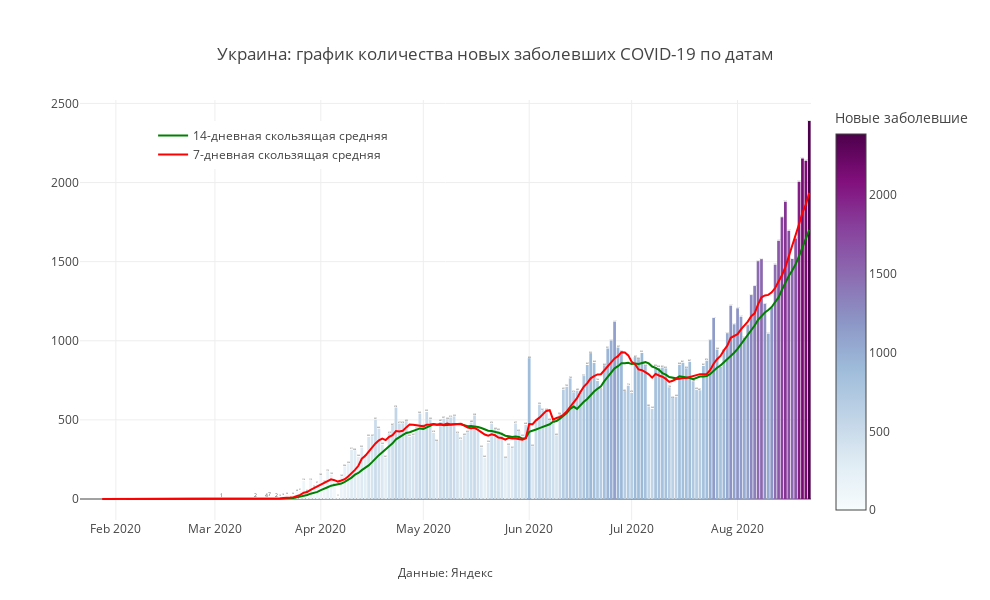

Write notebook code for a chart like this one.
### Code cell
mask = X.Country ==my_country
#mask = (X.Date>datetime.date(2020,5,1)&(X.Region.isin(regions_towatch))
#mask = (X.Date>datetime.date(2020,5,1)&(X.Region==my_region)

fig = px.bar(X[mask], x='Date', 
             y="Day_confirmed",color ='Day_confirmed',
             title=f'{my_country}: '+'график количества новых заболевших COVID-19 по датам',
              color_continuous_scale= px.colors.sequential.BuPu,text = 'Day_confirmed',
             labels = {'Day_confirmed' : "Новые заболевшие",'Remaining_ill':'Текущие больные'})
fig.add_trace(
    go.Scatter(
        name='14-дневная скользящая средняя',
        x=X[mask].Date,
        y=X[mask]['MA14_dayconfirmed'],
        mode="lines",
        
        line=go.scatter.Line(color="green"),
        showlegend=True)
)
fig.add_trace(
    go.Scatter(
        name = '7-дневная скользящая средняя',
        x=X[mask]['Date'],
        y=X[mask]['MA7_dayconfirmed'],
        mode="lines",
        
        line=go.scatter.Line(color="red"),
        showlegend=True)
)
fig.update_layout(
    annotations=[
#         dict(
#             x='2020-04-13',
#             y=1355,
#             xref="x",
#             yref="y",
#             text="Введение<br>пропускной<br>системы в Москве",
#             showarrow=True,
#             arrowhead=2,
#             ax=0,
#             ay=-60),
#         dict(
#             x='2020-06-09',
#             y=1572,
#             xref="x",
#             yref="y",
#             text="Отмена<br>пропускной<br>системы в Москве",
#             showarrow=True,
#             arrowhead=2,
#             ax=0,
#             ay=-90),
        dict(
            x=0.5,
            y=-0.15,
            showarrow=False,
            text="Данные: Яндекс",
            xref="paper",
            yref="paper"),
        
                ],
    
    
                  title_x = 0.5,
                  title_y= 0.9,
                  title_xanchor = "center",
                  title_yanchor = "bottom", 
                  legend_x = 0.10,legend_y = 0.95,
                  width = 990, height = 600,template = 'gridon',
    
    
                  xaxis_title='',yaxis_title = ' '
)


fig.show()

### Figure 1 — Plotly figure (JSON) as saved in the notebook; plotly's stock layout.template omitted (floating-point values rounded to 4 significant figures; data arrays with more than 128 entries replaced by an {"elided": "..."} marker saying what was removed)
{"data": [{"alignmentgroup": "True", "hovertemplate": "Date=%{x}<br>Новые заболевшие=%{marker.color}<extra></extra>", "legendgroup": "", "marker": {"color": {"elided": "214 int values"}, "coloraxis": "coloraxis"}, "name": "", "offsetgroup": "", "orientation": "v", "showlegend": false, "text": {"elided": "214 int values"}, "textposition": "auto", "type": "bar", "x": {"elided": "214 str values"}, "xaxis": "x", "y": {"elided": "214 int values"}, "yaxis": "y"}, {"line": {"color": "green"}, "mode": "lines", "name": "14-дневная скользящая средняя", "showlegend": true, "type": "scatter", "x": {"elided": "214 str values"}, "y": {"elided": "214 float values"}}, {"line": {"color": "red"}, "mode": "lines", "name": "7-дневная скользящая средняя", "showlegend": true, "type": "scatter", "x": {"elided": "214 str values"}, "y": {"elided": "214 float values"}}], "layout": {"annotations": [{"showarrow": false, "text": "Данные: Яндекс", "x": 0.5, "xref": "paper", "y": -0.15, "yref": "paper"}], "barmode": "relative", "coloraxis": {"colorbar": {"title": {"text": "Новые заболевшие"}}, "colorscale": [[0, "rgb(247,252,253)"], [0.125, "rgb(224,236,244)"], [0.25, "rgb(191,211,230)"], [0.375, "rgb(158,188,218)"], [0.5, "rgb(140,150,198)"], [0.625, "rgb(140,107,177)"], [0.75, "rgb(136,65,157)"], [0.875, "rgb(129,15,124)"], [1, "rgb(77,0,75)"]]}, "height": 600, "legend": {"tracegroupgap": 0, "x": 0.1, "y": 0.95}, "title": {"text": "Украина: график количества новых заболевших COVID-19 по датам", "x": 0.5, "xanchor": "center", "y": 0.9, "yanchor": "bottom"}, "width": 990, "xaxis": {"anchor": "y", "domain": [0, 1], "title": {"text": ""}}, "yaxis": {"anchor": "x", "domain": [0, 1], "title": {"text": " "}}}}
